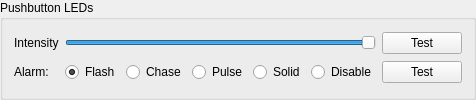
             <widget class="QGroupBox" name="configure_pushbutton_box">
              <property name="title">
               <string>Pushbutton LEDs</string>
              </property>
              <layout class="QGridLayout" name="gridLayout_18">
               <item row="0" column="0">
                <widget class="QLabel" name="configure_pushbutton_intensity_label">
                 <property name="text">
                  <string>Intensity</string>
                 </property>
                </widget>
               </item>
               <item row="1" column="0">
                <widget class="QLabel" name="configure_pushbutton_alarm_label">
                 <property name="text">
                  <string>Alarm:</string>
                 </property>
                </widget>
               </item>
               <item row="1" column="1">
                <widget class="QRadioButton" name="configure_pushbutton_alarm_flash_button">
                 <property name="text">
                  <string>Flash</string>
                 </property>
                 <property name="checked">
                  <bool>true</bool>
                 </property>
                </widget>
               </item>
               <item row="1" column="4">
                <widget class="QRadioButton" name="configure_pushbutton_alarm_solid_button">
                 <property name="text">
                  <string>Solid</string>
                 </property>
                </widget>
               </item>
               <item row="1" column="2">
                <widget class="QRadioButton" name="configure_pushbutton_alarm_chase_button">
                 <property name="text">
                  <string>Chase</string>
                 </property>
                </widget>
               </item>
               <item row="1" column="3">
                <widget class="QRadioButton" name="configure_pushbutton_alarm_pulse_button">
                 <property name="text">
                  <string>Pulse</string>
                 </property>
                </widget>
               </item>
               <item row="1" column="5">
                <widget class="QRadioButton" name="configure_pushbutton_alarm_disable_button">
                 <property name="text">
                  <string>Disable</string>
                 </property>
                </widget>
               </item>
               <item row="1" column="6">
                <widget class="QPushButton" name="configure_pushbutton_alarm_test_button">
                 <property name="text">
                  <string>Test</string>
                 </property>
                </widget>
               </item>
               <item row="0" column="6">
                <widget class="QPushButton" name="configure_pushbutton_intensity_button">
                 <property name="text">
                  <string>Test</string>
                 </property>
                </widget>
               </item>
               <item row="0" column="1" colspan="5">
                <widget class="QSlider" name="configure_pushbutton_intensity_slider">
                 <property name="maximum">
                  <number>100</number>
                 </property>
                 <property name="value">
                  <number>100</number>
                 </property>
                 <property name="orientation">
                  <enum>Qt::Horizontal</enum>
                 </property>
                </widget>
               </item>
              </layout>
             </widget>
